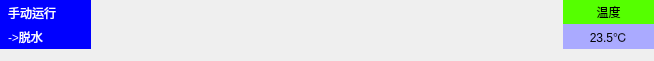
              <widget class="QWidget" name="widget_2_Top_2" native="true">
               <property name="minimumSize">
                <size>
                 <width>0</width>
                 <height>61</height>
                </size>
               </property>
               <property name="maximumSize">
                <size>
                 <width>16777215</width>
                 <height>61</height>
                </size>
               </property>
               <layout class="QGridLayout" name="gridLayout_11">
                <property name="leftMargin">
                 <number>0</number>
                </property>
                <property name="topMargin">
                 <number>0</number>
                </property>
                <property name="rightMargin">
                 <number>0</number>
                </property>
                <property name="bottomMargin">
                 <number>0</number>
                </property>
                <property name="horizontalSpacing">
                 <number>20</number>
                </property>
                <item row="0" column="0">
                 <widget class="QWidget" name="widget_19" native="true">
                  <property name="minimumSize">
                   <size>
                    <width>91</width>
                    <height>41</height>
                   </size>
                  </property>
                  <layout class="QVBoxLayout" name="verticalLayout_5">
                   <property name="spacing">
                    <number>0</number>
                   </property>
                   <property name="leftMargin">
                    <number>0</number>
                   </property>
                   <property name="topMargin">
                    <number>0</number>
                   </property>
                   <property name="rightMargin">
                    <number>0</number>
                   </property>
                   <property name="bottomMargin">
                    <number>0</number>
                   </property>
                   <item>
                    <widget class="QLabel" name="label_63">
                     <property name="styleSheet">
                      <string notr="true">color:white;
background-color:blue;
padding:1px 1px 1px 5px;</string>
                     </property>
                     <property name="text">
                      <string>手动运行</string>
                     </property>
                    </widget>
                   </item>
                   <item>
                    <widget class="QLabel" name="label_64">
                     <property name="styleSheet">
                      <string notr="true">color:white;
background-color:blue;
padding:1px 1px 1px 5px;</string>
                     </property>
                     <property name="text">
                      <string>-&gt;脱水</string>
                     </property>
                    </widget>
                   </item>
                  </layout>
                 </widget>
                </item>
                <item row="0" column="2" rowspan="2">
                 <widget class="QWidget" name="widget_20" native="true">
                  <layout class="QGridLayout" name="gridLayout_13">
                   <property name="leftMargin">
                    <number>0</number>
                   </property>
                   <property name="topMargin">
                    <number>0</number>
                   </property>
                   <property name="rightMargin">
                    <number>0</number>
                   </property>
                   <property name="bottomMargin">
                    <number>0</number>
                   </property>
                   <property name="spacing">
                    <number>0</number>
                   </property>
                  </layout>
                 </widget>
                </item>
                <item row="0" column="4">
                 <widget class="QWidget" name="widget_21" native="true">
                  <property name="minimumSize">
                   <size>
                    <width>91</width>
                    <height>49</height>
                   </size>
                  </property>
                  <layout class="QVBoxLayout" name="verticalLayout_6">
                   <property name="spacing">
                    <number>0</number>
                   </property>
                   <property name="leftMargin">
                    <number>0</number>
                   </property>
                   <property name="topMargin">
                    <number>0</number>
                   </property>
                   <property name="rightMargin">
                    <number>0</number>
                   </property>
                   <property name="bottomMargin">
                    <number>0</number>
                   </property>
                   <item>
                    <widget class="QLabel" name="label_66">
                     <property name="styleSheet">
                      <string notr="true">background-color: rgb(85, 255, 0);</string>
                     </property>
                     <property name="text">
                      <string>温度</string>
                     </property>
                     <property name="alignment">
                      <set>Qt::AlignCenter</set>
                     </property>
                    </widget>
                   </item>
                   <item>
                    <widget class="QLabel" name="label_67">
                     <property name="sizePolicy">
                      <sizepolicy hsizetype="Preferred" vsizetype="Preferred">
                       <horstretch>0</horstretch>
                       <verstretch>0</verstretch>
                      </sizepolicy>
                     </property>
                     <property name="minimumSize">
                      <size>
                       <width>0</width>
                       <height>25</height>
                      </size>
                     </property>
                     <property name="styleSheet">
                      <string notr="true">background-color: rgb(170, 170, 255);
</string>
                     </property>
                     <property name="text">
                      <string>23.5℃</string>
                     </property>
                     <property name="alignment">
                      <set>Qt::AlignCenter</set>
                     </property>
                    </widget>
                   </item>
                  </layout>
                 </widget>
                </item>
                <item row="0" column="1">
                 <spacer name="horizontalSpacer_11">
                  <property name="orientation">
                   <enum>Qt::Horizontal</enum>
                  </property>
                  <property name="sizeHint" stdset="0">
                   <size>
                    <width>216</width>
                    <height>20</height>
                   </size>
                  </property>
                 </spacer>
                </item>
                <item row="0" column="3" rowspan="2">
                 <spacer name="horizontalSpacer_12">
                  <property name="orientation">
                   <enum>Qt::Horizontal</enum>
                  </property>
                  <property name="sizeHint" stdset="0">
                   <size>
                    <width>216</width>
                    <height>20</height>
                   </size>
                  </property>
                 </spacer>
                </item>
                <item row="1" column="0">
                 <spacer name="verticalSpacer_3">
                  <property name="orientation">
                   <enum>Qt::Vertical</enum>
                  </property>
                  <property name="sizeHint" stdset="0">
                   <size>
                    <width>20</width>
                    <height>3</height>
                   </size>
                  </property>
                 </spacer>
                </item>
                <item row="1" column="4">
                 <spacer name="verticalSpacer_4">
                  <property name="orientation">
                   <enum>Qt::Vertical</enum>
                  </property>
                  <property name="sizeHint" stdset="0">
                   <size>
                    <width>20</width>
                    <height>3</height>
                   </size>
                  </property>
                 </spacer>
                </item>
               </layout>
              </widget>
